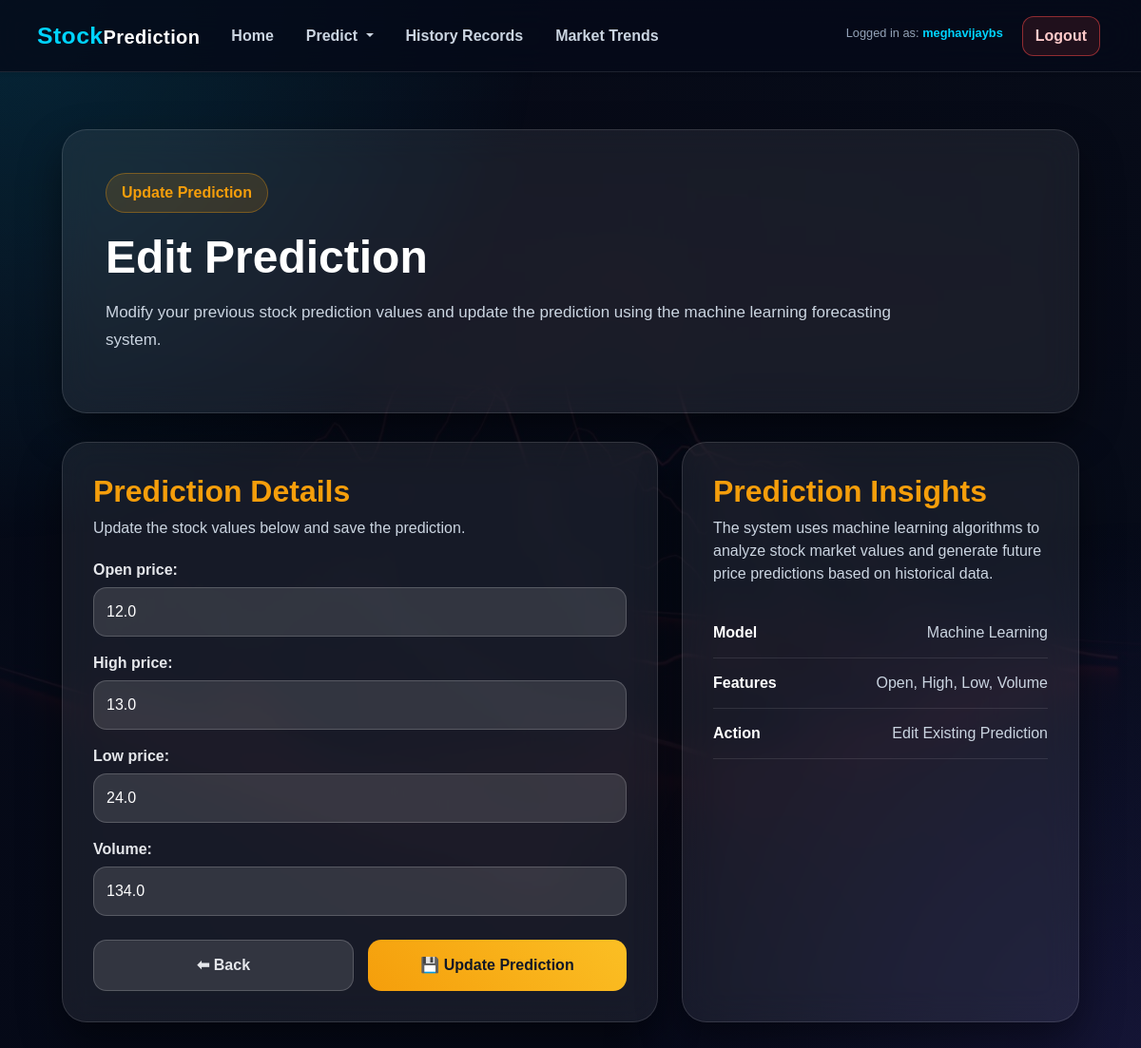
The app's page /old_predictions/edit/3/ (signed in) with its own data.
### SPPapp/models.py (models this page shows, shortened)
class StockPrediction(models.Model):
    user = models.ForeignKey(User, on_delete=models.CASCADE)
    date = models.DateTimeField(auto_now_add=True)
    open_price = models.FloatField()
    high_price = models.FloatField()
    low_price = models.FloatField()
    volume = models.FloatField()
    predicted_price = models.FloatField()
    company = models.CharField(max_length=100)

### SPPapp/views.py (the view)
# urls.py: path('old_predictions/edit/<int:pk>/', views.edit_prediction, name='edit_prediction'),
@login_required
def edit_prediction(request, pk):
    prediction = get_object_or_404(StockPrediction, pk=pk, user=request.user)
    if request.method == 'POST':
        form = StockPredictionForm(request.POST, instance=prediction)
        if form.is_valid():
            obj = form.save(commit=False)
            obj.predicted_price = get_prediction(form.cleaned_data, obj.company)
            obj.save()
            return redirect('old_predictions')
    else:
        form = StockPredictionForm(instance=prediction)
    return render(request, 'edit_prediction.html', {'form': form})

### SPPapp/forms.py
class StockPredictionForm(forms.ModelForm):
    class Meta:
        model = StockPrediction
        fields = ['open_price', 'high_price', 'low_price', 'volume']

### SPPapp/templates/edit_prediction.html (shortened to what this page needs)
{% extends 'base.html' %}
{% load static %}
{% block content %}
<div class="edit-dashboard">
    <div class="edit-hero">
        <div class="hero-content">
            <span class="tag">Update Prediction</span>
            <h1>Edit Prediction</h1>
            <p>
                Modify your previous stock prediction values and update the prediction
                using the machine learning forecasting system.
            </p>
        </div>
    </div>
    <div class="edit-grid">
        <div class="form-panel">
            <div class="panel-header">
                <h2>Prediction Details</h2>
                <p>
                    Update the stock values below and save the prediction.
                </p>
            </div>
            <form method="POST">
                {{ form.as_p }}
                <div class="button-group">
                    <a href="{% url 'old_predictions' %}" class="back-btn">
                        ⬅ Back
                    </a>
                    <button type="submit" class="update-btn">
                        💾 Update Prediction
                    </button>
                </div>
            </form>
        </div>
        <div class="info-panel">
            <h2>Prediction Insights</h2>
            <p>
                The system uses machine learning algorithms to analyze stock market
                values and generate future price predictions based on historical data.
            </p>
            <div class="info-list">
                <div>
                    <strong>Model</strong>
                    <span>Machine Learning</span>
                </div>
                <div>
                    <strong>Features</strong>
                    <span>Open, High, Low, Volume</span>
                </div>
                <div>
                    <strong>Action</strong>
                    <span>Edit Existing Prediction</span>
                </div>
            </div>
        </div>
    </div>
</div>
{% endblock %}

### SPPapp/templates/base.html (shortened to what this page needs)
<!DOCTYPE html>
<html lang="en">
{% load static %}
<head>
    <link rel="stylesheet" href="https://stackpath.bootstrapcdn.com/bootstrap/4.5.2/css/bootstrap.min.css">
</head>
<body>
    <nav class="navbar navbar-expand-lg navbar-dark shadow-sm sticky-top">
        <div class="container-fluid">
            <a class="navbar-brand" href="{% url 'home' %}">
                <span>Stock</span>Prediction
            </a>
            <div class="collapse navbar-collapse" id="navbarNav">
                <ul class="navbar-nav mr-auto">
                    <li class="nav-item {% if request.resolver_match.url_name == 'home' %}active{% endif %}">
                        <a class="nav-link" href="{% url 'home' %}">Home</a>
                    </li>
                    <li class="nav-item dropdown {% if request.resolver_match.url_name == 'predict' %}active{% endif %}">
                        <a class="nav-link dropdown-toggle" href="#" id="predictDropdown" role="button" data-toggle="dropdown" aria-haspopup="true" aria-expanded="false">
                            Predict
                        </a>
                    </li>
                    <li class="nav-item {% if request.resolver_match.url_name == 'old_predictions' %}active{% endif %}">
                        <a class="nav-link" href="{% url 'old_predictions' %}">History Records</a>
                    </li>
                    <li class="nav-item {% if request.resolver_match.url_name == 'history' %}active{% endif %}">
                        <a class="nav-link" href="{% url 'history' %}">Market Trends</a>
                    </li>
                </ul>
                <ul class="navbar-nav">
                    {% if user.is_authenticated %}
                    <li class="nav-item">
                        <span class="navbar-text mr-3 small">
                            Logged in as: <strong>{{ user.username }}</strong>
                        </span>
                    </li>
                    <li class="nav-item">
                        <a class="nav-link logout-btn px-3" href="{% url 'logout' %}">
                            Logout
                        </a>
                    </li>
                    {% endif %}
                </ul>
            </div>
        </div>
    </nav>
    <div class="container">
        {% block content %}
        {% endblock %}
    </div>
</body>
</html>

### SPPapp/templates/edit_prediction.html (style rules this page uses)
.edit-dashboard { max-width: 1200px; margin: auto; padding: 40px 20px; color: white; }
.edit-hero { margin-bottom: 30px; }
.hero-content { background: rgba(255,255,255,0.07); border: 1px solid rgba(255,255,255,0.12); backdrop-filter: blur(18px); border-radius: 26px; padding: 45px; box-shadow: 0 20px 45px rgba(0,0,0,0.45); }
.tag { display: inline-block; color: #f59e0b; background: rgba(245,158,11,0.14); border: 1px solid rgba(245,158,11,0.35); padding: 8px 16px; border-radius: 30px; font-weight: 700; margin-bottom: 18px; }
.hero-content h1 { font-size: 48px; font-weight: 800; margin-bottom: 15px; }
.hero-content p { color: #cbd5e1; font-size: 17px; line-height: 1.7; max-width: 850px; }
.edit-grid { display: grid; grid-template-columns: 1.2fr 0.8fr; gap: 25px; }
.form-panel, .info-panel { background: rgba(255,255,255,0.07); border: 1px solid rgba(255,255,255,0.12); backdrop-filter: blur(18px); border-radius: 26px; padding: 32px; box-shadow: 0 20px 45px rgba(0,0,0,0.45); }
.panel-header { margin-bottom: 20px; }
.panel-header h2, .info-panel h2 { color: #f59e0b; font-weight: 800; margin-bottom: 8px; }
.panel-header p, .info-panel p { color: #cbd5e1; }
.form-panel form p { margin-bottom: 16px; }
.form-panel label { color: #e5e7eb; font-weight: 600; margin-bottom: 6px; display: block; }
.form-panel input, .form-panel select, .form-panel textarea { width: 100%; background: rgba(255,255,255,0.12) !important; color: white !important; border: 1px solid rgba(255,255,255,0.18) !important; border-radius: 14px; padding: 13px; outline: none; }
.form-panel input::placeholder { color: #94a3b8; }
.button-group { display: flex; justify-content: space-between; gap: 15px; margin-top: 25px; }
.back-btn, .update-btn { flex: 1; text-align: center; padding: 14px; border-radius: 14px; font-weight: 800; border: none; transition: 0.3s; text-decoration: none; }
.back-btn { background: rgba(255,255,255,0.12); color: #e5e7eb; border: 1px solid rgba(255,255,255,0.18); }
.update-btn { background: linear-gradient(45deg, #f59e0b, #fbbf24); color: #111827; }
.info-list { margin-top: 24px; }
.info-list div { display: flex; justify-content: space-between; gap: 15px; padding: 14px 0; border-bottom: 1px solid rgba(255,255,255,0.1); }
.info-list strong { color: #ffffff; }
.info-list span { color: #cbd5e1; text-align: right; }

### records on screen
StockPrediction: open_price "12.0", high_price "13.0", low_price "24.0", volume "134.0"

### other values on screen
{{ user.username }} "meghavijaybs"
